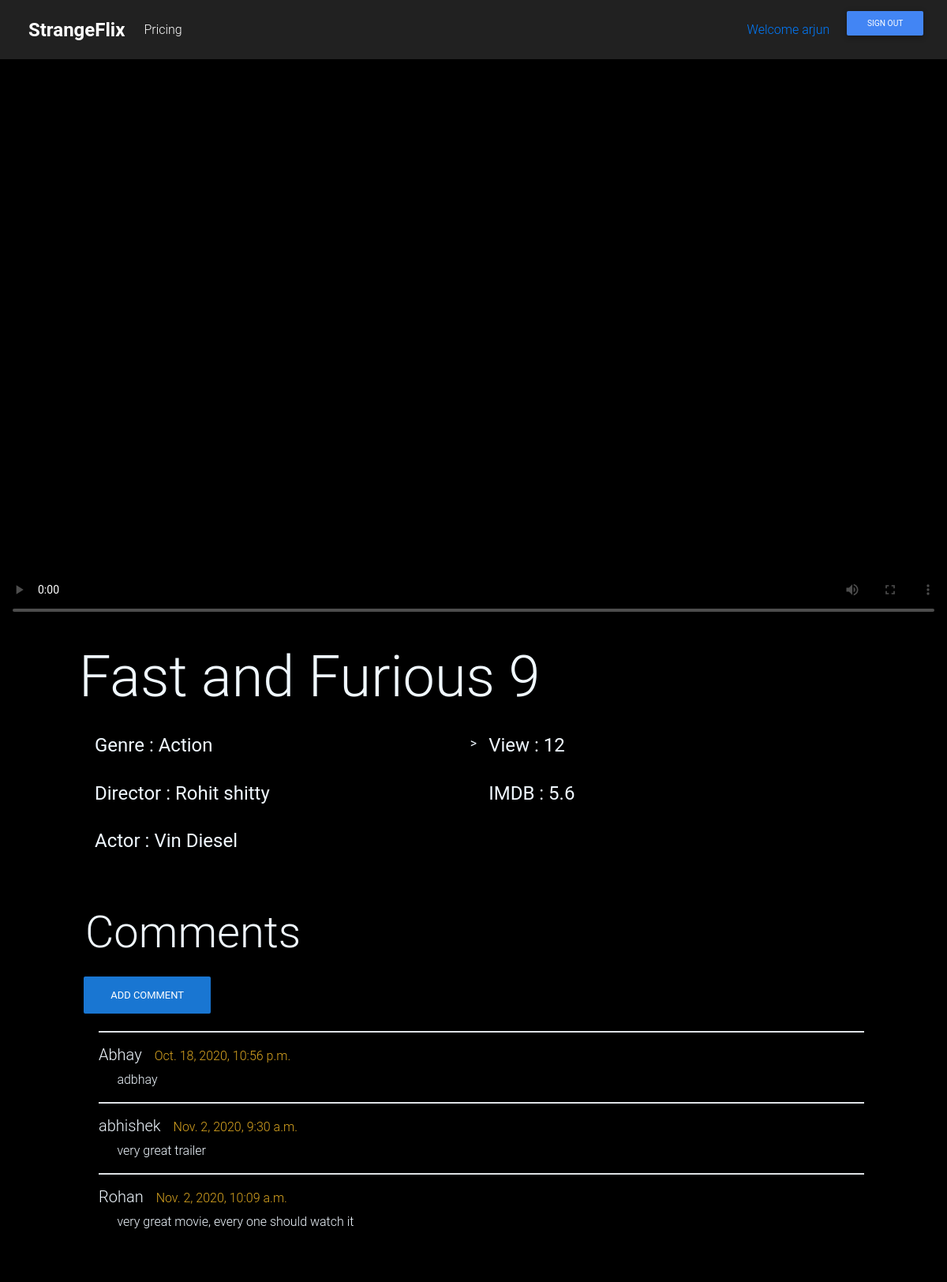
/2/ (signed in), run on the app's committed database.
### screens/models.py (models this page shows, shortened)
class Movie(models.Model):
    name = models.CharField(max_length=30)
    genre = models.CharField(max_length=30)
    file = models.FileField()
    thumbnail = models.FileField()
    views = models.IntegerField()
    imdb = models.FloatField(null=True,blank=True)
    director = models.CharField(null=True,blank=True, max_length=50)
    actors =  models.CharField(null=True,blank=True , max_length=100)
    year = models.IntegerField(null=True,blank=True)
    prime_show = models.BooleanField(default=True)

class Comment(models.Model):
    movie = models.ForeignKey('Movie', on_delete=models.CASCADE, related_name='comments')
    author = models.CharField(max_length=200)
    text = models.TextField()
    created_date = models.DateTimeField(default=timezone.now)
    approved_comment = models.BooleanField(default=False)

### screens/views.py (the view)
# urls.py: path('<int:pk>/', MovieDetailView.as_view(), name='movie_detail'),
@method_decorator(login_required, name='dispatch')
class MovieDetailView(DetailView):
    model = Movie
    template_name = "movie_detail.html"

### templates/movie_detail.html (shortened to what this page needs)
{% extends 'new_base.html' %}
{% block content %}
<!doctype html>
<html lang="en">
<body style="background-color: black;color: aliceblue;">
    {% include 'navbar.html' %}
    <div>
        <video id="my-video" class="video-js" controls preload="auto" width="100%" height="720" poster="MY_VIDEO_POSTER.jpg" data-setup="{}">
    <source src="{{object.file.url }}" type="video/mp4" />
    </video>
    </div>
    <div class=" jumbotron jumbotron-fluid " style="background-color: black; margin-left: 100px; margin-right: 100px; padding-top:20px;padding-bottom: 0px;">
        <div class="card" style="background-color:black; ">
            <h2 class="display-3">{{ object.name }}</h2>
            <div class="card-body">
                <div class="row">
                    <div class="col">
                        <h4> Genre : {{ object.genre }} </h4>
                        <br>
                        <h4> Director : {{ object.director }} </h4>
                        <br>
                        <h4> Actor : {{ object.actors }} </h4>
                    </div>>
                    <div class="col">
                        <h4> View : {{ object.views}} </h4>
                        <br>
                        <h4> IMDB : {{ object.imdb }} </h4>
                    </div>
                </div>
            </div>
        </div>
    </div>
    <div class=" jumbotron jumbotron-fluid " style="background-color: black; margin-left: 100px; margin-right: 100px; padding-top:0px;">
        <div class="d-flex flex-row justify-content-between align-items-center action-collapse p-2" data-toggle="collapse" aria-expanded="false" aria-controls="collapse-1" href="#collapse-1">
            <h1 class="display-4"><span>Comments</span></h1>
        </div>
        <a class="btn brn-lg btn-blue" href="{% url 'screens:add_comment_to_post' pk=object.pk %}">Add comment</a>
        <div class="container" style="margin-left: 1%;" >
            {% for comment in object.comments.all %}
            <hr class="border" style="border-color: blueviolet;">
            <div class="commented-section mt-2">
                <div class="d-flex flex-row align-items-center commented-user">
                    <h5 class="mr-2">{{ comment.author }}</h5><span class="mb-1 ml-2" style="color: goldenrod; ">{{ comment.created_date }}</span>
                </div>
                 <div class="comment-text-sm"><span> &nbsp;&nbsp;&nbsp;&nbsp;&nbsp;  {{ comment.text }}</span></div>
            </div>
            {% empty %}
            <p>No comments here yet :(</p>
            {% endfor %}
        </div>
    </div>
</body>
</html>
{% endblock %}

### templates/navbar.html (shortened to what this page needs)
{% load static %}
<nav class=" navbar navbar-expand-sm navbar-dark bg-dark " style="padding-left: 3%; padding-right: 2%;">
    <a class="navbar-brand " href="http://127.0.0.1:8000/" style="font-weight: 600; font-size: x-large;">StrangeFlix</a>
    <div class="collapse navbar-collapse " id="navbarText ">
        <ul class="navbar-nav mr-auto ">
            <li class="nav-item ">
                <a class="nav-link " href="http://127.0.0.1:8000/price-list/">Pricing</a>
            </li>
        </ul>
        {% load i18n %}
        {% if user.is_authenticated %}
        <a class="nav-link " href="http://127.0.0.1:8000/profile/">Welcome {{ user.username }}</a>
             <span>
            <form method="post" action="{% url 'account_logout' %}">
                 <button type="submit" class="btn btn-primary btn-sm " > {% trans 'Sign Out' %}</button>
                </form>
            {% else %}
            <a class="btn btn-primary btn-sm " href="http://127.0.0.1:8000/accounts/login/ " role="button ">Login/Sign-up</a>
            {% endif %}
            </span>
    </div>
</nav>

### screens/static/car.css (style rules this page uses)
:root { --carouSel-tile-spacing: 10px; --carouSel-tile-width: 280px; --carouSel-tile-height: calc(var(--carouSel-tile-width) / (16 / 9)); --carouSel-growth-factor: 1.5; --carouSel-fade-opacity: 0.25; --carouSel-normal-opacity: 1; --carouSel-offset-left: calc(-1 * (var(--carouSel-tile-width) * (var(--carouSel-growth-factor) - 1) / 2)); --carouSel-offset-right: calc(var(--carouSel-tile-width) * (var(--carouSel-growth-factor) - 1)); --carouSel-transition-1: 1s; --carouSel-transition-2: 0.5s; --carouSel-transition-3: 0.3s; }

### data on the page
Movie: name "Fast and Furious 9", genre "Action", director "Rohit shitty", actors "Vin Diesel", views "12", imdb "5.6"
Comment: author "Abhay", created_date "Oct. 18, 2020, 10:56 p.m.", text "adbhay"
Comment: author "abhishek", created_date "Nov. 2, 2020, 9:30 a.m.", text "very great trailer"
Comment: author "Rohan", created_date "Nov. 2, 2020, 10:09 a.m.", text "very great movie, every one should watch it"

### other printed values
{{ user.username }} "arjun"
